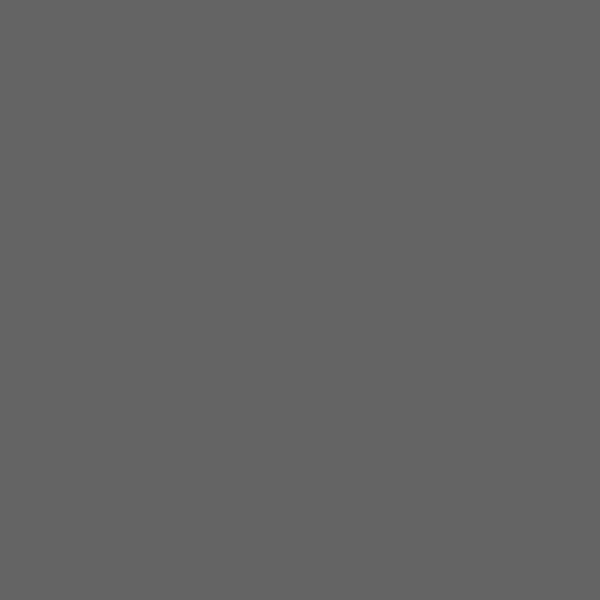
Frame 1 (no input)
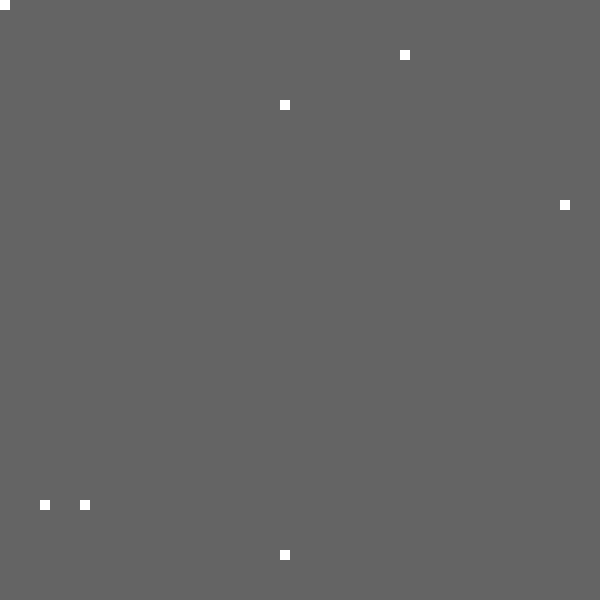
Frame 60 (the mouse pressed at the canvas centre just before this capture)
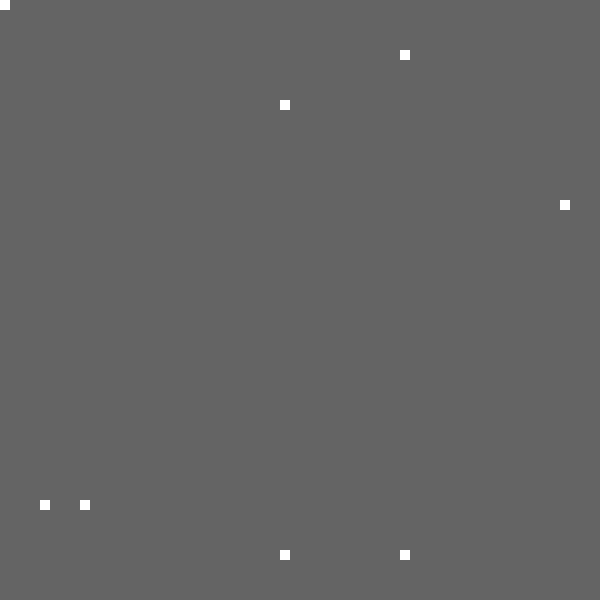
Frame 120 (the mouse held since frame 60 and released just before this capture)

The Processing sketch that drew these frames (run headless with seeded random() and noise(); from frame 60 on, the mouse is pressed at the canvas centre):

// Processing sketch: processing_1513
// ── processing_1513.pde

int i;
void setup() {
  size(600,600);

 background (100);
noStroke ();
}

void draw() { 

 {
    i += random( 100 );
    
    if ( i > 1600 )
    {
        i = 0;
    }
    
rect

( i%100 * 40, i/20 * 10, 10, 10 );

}


}
